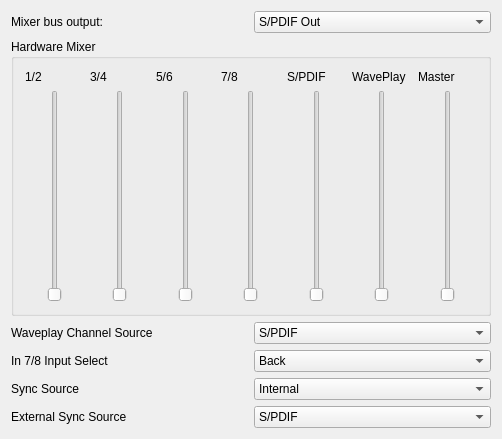
<?xml version="1.0" encoding="UTF-8"?>
<ui version="4.0">
 <comment>Copyright (C) 2005-2008 by Pieter Palmers
	
	This file is part of FFADO
	FFADO = Free Firewire (pro-)audio drivers for linux
	
	FFADO is based upon FreeBoB.
	
	This program is free software: you can redistribute it and/or modify
	it under the terms of the GNU General Public License as published by
	the Free Software Foundation, either version 2 of the License, or
	(at your option) version 3 of the License.
	
	This program is distributed in the hope that it will be useful,
	but WITHOUT ANY WARRANTY; without even the implied warranty of
	MERCHANTABILITY or FITNESS FOR A PARTICULAR PURPOSE.  See the
	GNU General Public License for more details.
</comment>
 <class>Phase88ControlUI</class>
 <widget class="QWidget" name="Phase88ControlUI">
  <property name="geometry">
   <rect>
    <x>0</x>
    <y>0</y>
    <width>502</width>
    <height>439</height>
   </rect>
  </property>
  <property name="windowTitle">
   <string>Terratec Phase 88 Control</string>
  </property>
  <layout class="QGridLayout">
   <item row="0" column="0">
    <widget class="QLabel" name="textLabel1">
     <property name="text">
      <string>Mixer bus output:</string>
     </property>
     <property name="wordWrap">
      <bool>false</bool>
     </property>
    </widget>
   </item>
   <item row="0" column="1">
    <widget class="QComboBox" name="comboOutAssign">
     <item>
      <property name="text">
       <string>S/PDIF Out</string>
      </property>
     </item>
     <item>
      <property name="text">
       <string>Line Out 1/2</string>
      </property>
     </item>
     <item>
      <property name="text">
       <string>Line Out 3/4</string>
      </property>
     </item>
     <item>
      <property name="text">
       <string>Line Out 5/6</string>
      </property>
     </item>
     <item>
      <property name="text">
       <string>Line Out 7/8</string>
      </property>
     </item>
     <item>
      <property name="text">
       <string>None</string>
      </property>
     </item>
    </widget>
   </item>
   <item row="1" column="0" colspan="2">
    <widget class="QGroupBox" name="groupBox1">
     <property name="title">
      <string>Hardware Mixer</string>
     </property>
     <layout class="QHBoxLayout">
      <item>
       <layout class="QGridLayout">
        <item row="0" column="0">
         <widget class="QLabel" name="textLabel2">
          <property name="text">
           <string>1/2</string>
          </property>
          <property name="wordWrap">
           <bool>false</bool>
          </property>
         </widget>
        </item>
        <item row="0" column="1">
         <widget class="QLabel" name="textLabel2_2">
          <property name="text">
           <string>3/4</string>
          </property>
          <property name="wordWrap">
           <bool>false</bool>
          </property>
         </widget>
        </item>
        <item row="0" column="2">
         <widget class="QLabel" name="textLabel2_3">
          <property name="text">
           <string>5/6</string>
          </property>
          <property name="wordWrap">
           <bool>false</bool>
          </property>
         </widget>
        </item>
        <item row="0" column="3">
         <widget class="QLabel" name="textLabel2_4">
          <property name="text">
           <string>7/8</string>
          </property>
          <property name="wordWrap">
           <bool>false</bool>
          </property>
         </widget>
        </item>
        <item row="0" column="4">
         <widget class="QLabel" name="textLabel2_4_2">
          <property name="text">
           <string>S/PDIF</string>
          </property>
          <property name="wordWrap">
           <bool>false</bool>
          </property>
         </widget>
        </item>
        <item row="0" column="5">
         <widget class="QLabel" name="textLabel2_4_2_2">
          <property name="text">
           <string>WavePlay</string>
          </property>
          <property name="wordWrap">
           <bool>false</bool>
          </property>
         </widget>
        </item>
        <item row="0" column="6">
         <widget class="QLabel" name="textLabel2_4_2_2_2">
          <property name="text">
           <string>Master</string>
          </property>
          <property name="wordWrap">
           <bool>false</bool>
          </property>
         </widget>
        </item>
        <item row="1" column="0">
         <widget class="QSlider" name="sldInput12">
          <property name="sizePolicy">
           <sizepolicy hsizetype="Expanding" vsizetype="Expanding">
            <horstretch>0</horstretch>
            <verstretch>0</verstretch>
           </sizepolicy>
          </property>
          <property name="minimum">
           <number>0</number>
          </property>
          <property name="maximum">
           <number>32767</number>
          </property>
          <property name="singleStep">
           <number>10000</number>
          </property>
          <property name="pageStep">
           <number>1000</number>
          </property>
          <property name="orientation">
           <enum>Qt::Vertical</enum>
          </property>
          <property name="tickInterval">
           <number>10000</number>
          </property>
         </widget>
        </item>
        <item row="1" column="1">
         <widget class="QSlider" name="sldInput34">
          <property name="sizePolicy">
           <sizepolicy hsizetype="Expanding" vsizetype="Expanding">
            <horstretch>0</horstretch>
            <verstretch>0</verstretch>
           </sizepolicy>
          </property>
          <property name="minimum">
           <number>0</number>
          </property>
          <property name="maximum">
           <number>32767</number>
          </property>
          <property name="singleStep">
           <number>10000</number>
          </property>
          <property name="pageStep">
           <number>1000</number>
          </property>
          <property name="orientation">
           <enum>Qt::Vertical</enum>
          </property>
          <property name="tickInterval">
           <number>10000</number>
          </property>
         </widget>
        </item>
        <item row="1" column="2">
         <widget class="QSlider" name="sldInput56">
          <property name="sizePolicy">
           <sizepolicy hsizetype="Expanding" vsizetype="Expanding">
            <horstretch>0</horstretch>
            <verstretch>0</verstretch>
           </sizepolicy>
          </property>
          <property name="minimum">
           <number>0</number>
          </property>
          <property name="maximum">
           <number>32767</number>
          </property>
          <property name="singleStep">
           <number>10000</number>
          </property>
          <property name="pageStep">
           <number>1000</number>
          </property>
          <property name="orientation">
           <enum>Qt::Vertical</enum>
          </property>
          <property name="tickInterval">
           <number>10000</number>
          </property>
         </widget>
        </item>
        <item row="1" column="3">
         <widget class="QSlider" name="sldInput78">
          <property name="sizePolicy">
           <sizepolicy hsizetype="Expanding" vsizetype="Expanding">
            <horstretch>0</horstretch>
            <verstretch>0</verstretch>
           </sizepolicy>
          </property>
          <property name="minimum">
           <number>0</number>
          </property>
          <property name="maximum">
           <number>32767</number>
          </property>
          <property name="singleStep">
           <number>10000</number>
          </property>
          <property name="pageStep">
           <number>1000</number>
          </property>
          <property name="orientation">
           <enum>Qt::Vertical</enum>
          </property>
          <property name="tickInterval">
           <number>10000</number>
          </property>
         </widget>
        </item>
        <item row="1" column="4">
         <widget class="QSlider" name="sldInputSPDIF">
          <property name="sizePolicy">
           <sizepolicy hsizetype="Expanding" vsizetype="Expanding">
            <horstretch>0</horstretch>
            <verstretch>0</verstretch>
           </sizepolicy>
          </property>
          <property name="minimum">
           <number>0</number>
          </property>
          <property name="maximum">
           <number>32767</number>
          </property>
          <property name="singleStep">
           <number>10000</number>
          </property>
          <property name="pageStep">
           <number>1000</number>
          </property>
          <property name="orientation">
           <enum>Qt::Vertical</enum>
          </property>
          <property name="tickInterval">
           <number>10000</number>
          </property>
         </widget>
        </item>
        <item row="1" column="5">
         <widget class="QSlider" name="sldInputWavePlay">
          <property name="sizePolicy">
           <sizepolicy hsizetype="Expanding" vsizetype="Expanding">
            <horstretch>0</horstretch>
            <verstretch>0</verstretch>
           </sizepolicy>
          </property>
          <property name="minimum">
           <number>0</number>
          </property>
          <property name="maximum">
           <number>32767</number>
          </property>
          <property name="singleStep">
           <number>10000</number>
          </property>
          <property name="pageStep">
           <number>1000</number>
          </property>
          <property name="orientation">
           <enum>Qt::Vertical</enum>
          </property>
          <property name="tickInterval">
           <number>10000</number>
          </property>
         </widget>
        </item>
        <item row="1" column="6">
         <widget class="QSlider" name="sldInputMaster">
          <property name="sizePolicy">
           <sizepolicy hsizetype="Expanding" vsizetype="Expanding">
            <horstretch>0</horstretch>
            <verstretch>0</verstretch>
           </sizepolicy>
          </property>
          <property name="minimum">
           <number>0</number>
          </property>
          <property name="maximum">
           <number>32767</number>
          </property>
          <property name="singleStep">
           <number>10000</number>
          </property>
          <property name="pageStep">
           <number>1000</number>
          </property>
          <property name="orientation">
           <enum>Qt::Vertical</enum>
          </property>
          <property name="tickInterval">
           <number>10000</number>
          </property>
         </widget>
        </item>
       </layout>
      </item>
     </layout>
    </widget>
   </item>
   <item row="2" column="0">
    <widget class="QLabel" name="textLabel1_2">
     <property name="text">
      <string>Waveplay Channel Source</string>
     </property>
     <property name="wordWrap">
      <bool>false</bool>
     </property>
    </widget>
   </item>
   <item row="2" column="1">
    <widget class="QComboBox" name="comboInAssign">
     <item>
      <property name="text">
       <string>S/PDIF</string>
      </property>
     </item>
     <item>
      <property name="text">
       <string>CH 1/2</string>
      </property>
     </item>
     <item>
      <property name="text">
       <string>CH 3/4</string>
      </property>
     </item>
     <item>
      <property name="text">
       <string>CH5/6</string>
      </property>
     </item>
     <item>
      <property name="text">
       <string>CH7/8</string>
      </property>
     </item>
    </widget>
   </item>
   <item row="3" column="0">
    <widget class="QLabel" name="textLabel1_2_2">
     <property name="text">
      <string>In 7/8 Input Select</string>
     </property>
     <property name="wordWrap">
      <bool>false</bool>
     </property>
    </widget>
   </item>
   <item row="3" column="1">
    <widget class="QComboBox" name="comboFrontBack">
     <item>
      <property name="text">
       <string>Back</string>
      </property>
     </item>
     <item>
      <property name="text">
       <string>Front</string>
      </property>
     </item>
    </widget>
   </item>
   <item row="4" column="0">
    <widget class="QLabel" name="textLabel1_2_3_2">
     <property name="text">
      <string>Sync Source</string>
     </property>
     <property name="wordWrap">
      <bool>false</bool>
     </property>
    </widget>
   </item>
   <item row="4" column="1">
    <widget class="QComboBox" name="comboSyncSource">
     <item>
      <property name="text">
       <string>Internal</string>
      </property>
     </item>
     <item>
      <property name="text">
       <string>External</string>
      </property>
     </item>
    </widget>
   </item>
   <item row="5" column="0">
    <widget class="QLabel" name="textLabel1_2_3">
     <property name="text">
      <string>External Sync Source</string>
     </property>
     <property name="wordWrap">
      <bool>false</bool>
     </property>
    </widget>
   </item>
   <item row="5" column="1">
    <widget class="QComboBox" name="comboExtSync">
     <item>
      <property name="text">
       <string>S/PDIF</string>
      </property>
     </item>
     <item>
      <property name="text">
       <string>WordClock</string>
      </property>
     </item>
    </widget>
   </item>
  </layout>
 </widget>
 <layoutdefault spacing="6" margin="11"/>
 <pixmapfunction>qPixmapFromMimeSource</pixmapfunction>
 <resources/>
 <connections>
  <connection>
   <sender>comboOutAssign</sender>
   <signal>activated(int)</signal>
   <receiver>Phase88ControlUI</receiver>
   <slot>switchOutAssign(int)</slot>
   <hints>
    <hint type="sourcelabel">
     <x>20</x>
     <y>20</y>
    </hint>
    <hint type="destinationlabel">
     <x>20</x>
     <y>20</y>
    </hint>
   </hints>
  </connection>
  <connection>
   <sender>comboFrontBack</sender>
   <signal>activated(int)</signal>
   <receiver>Phase88ControlUI</receiver>
   <slot>switchFrontState(int)</slot>
   <hints>
    <hint type="sourcelabel">
     <x>20</x>
     <y>20</y>
    </hint>
    <hint type="destinationlabel">
     <x>20</x>
     <y>20</y>
    </hint>
   </hints>
  </connection>
  <connection>
   <sender>comboInAssign</sender>
   <signal>activated(int)</signal>
   <receiver>Phase88ControlUI</receiver>
   <slot>switchWaveInAssign(int)</slot>
   <hints>
    <hint type="sourcelabel">
     <x>20</x>
     <y>20</y>
    </hint>
    <hint type="destinationlabel">
     <x>20</x>
     <y>20</y>
    </hint>
   </hints>
  </connection>
  <connection>
   <sender>comboSyncSource</sender>
   <signal>activated(int)</signal>
   <receiver>Phase88ControlUI</receiver>
   <slot>switchSyncSource(int)</slot>
   <hints>
    <hint type="sourcelabel">
     <x>20</x>
     <y>20</y>
    </hint>
    <hint type="destinationlabel">
     <x>20</x>
     <y>20</y>
    </hint>
   </hints>
  </connection>
  <connection>
   <sender>comboExtSync</sender>
   <signal>activated(int)</signal>
   <receiver>Phase88ControlUI</receiver>
   <slot>switchExtSyncSource(int)</slot>
   <hints>
    <hint type="sourcelabel">
     <x>20</x>
     <y>20</y>
    </hint>
    <hint type="destinationlabel">
     <x>20</x>
     <y>20</y>
    </hint>
   </hints>
  </connection>
  <connection>
   <sender>sldInput12</sender>
   <signal>valueChanged(int)</signal>
   <receiver>Phase88ControlUI</receiver>
   <slot>setVolume12(int)</slot>
   <hints>
    <hint type="sourcelabel">
     <x>20</x>
     <y>20</y>
    </hint>
    <hint type="destinationlabel">
     <x>20</x>
     <y>20</y>
    </hint>
   </hints>
  </connection>
  <connection>
   <sender>sldInput34</sender>
   <signal>valueChanged(int)</signal>
   <receiver>Phase88ControlUI</receiver>
   <slot>setVolume34(int)</slot>
   <hints>
    <hint type="sourcelabel">
     <x>20</x>
     <y>20</y>
    </hint>
    <hint type="destinationlabel">
     <x>20</x>
     <y>20</y>
    </hint>
   </hints>
  </connection>
  <connection>
   <sender>sldInput56</sender>
   <signal>valueChanged(int)</signal>
   <receiver>Phase88ControlUI</receiver>
   <slot>setVolume56(int)</slot>
   <hints>
    <hint type="sourcelabel">
     <x>20</x>
     <y>20</y>
    </hint>
    <hint type="destinationlabel">
     <x>20</x>
     <y>20</y>
    </hint>
   </hints>
  </connection>
  <connection>
   <sender>sldInput78</sender>
   <signal>valueChanged(int)</signal>
   <receiver>Phase88ControlUI</receiver>
   <slot>setVolume78(int)</slot>
   <hints>
    <hint type="sourcelabel">
     <x>20</x>
     <y>20</y>
    </hint>
    <hint type="destinationlabel">
     <x>20</x>
     <y>20</y>
    </hint>
   </hints>
  </connection>
  <connection>
   <sender>sldInputMaster</sender>
   <signal>valueChanged(int)</signal>
   <receiver>Phase88ControlUI</receiver>
   <slot>setVolumeMaster(int)</slot>
   <hints>
    <hint type="sourcelabel">
     <x>20</x>
     <y>20</y>
    </hint>
    <hint type="destinationlabel">
     <x>20</x>
     <y>20</y>
    </hint>
   </hints>
  </connection>
  <connection>
   <sender>sldInputSPDIF</sender>
   <signal>valueChanged(int)</signal>
   <receiver>Phase88ControlUI</receiver>
   <slot>setVolumeSPDIF(int)</slot>
   <hints>
    <hint type="sourcelabel">
     <x>20</x>
     <y>20</y>
    </hint>
    <hint type="destinationlabel">
     <x>20</x>
     <y>20</y>
    </hint>
   </hints>
  </connection>
  <connection>
   <sender>sldInputWavePlay</sender>
   <signal>valueChanged(int)</signal>
   <receiver>Phase88ControlUI</receiver>
   <slot>setVolumeWavePlay(int)</slot>
   <hints>
    <hint type="sourcelabel">
     <x>20</x>
     <y>20</y>
    </hint>
    <hint type="destinationlabel">
     <x>20</x>
     <y>20</y>
    </hint>
   </hints>
  </connection>
 </connections>
</ui>
